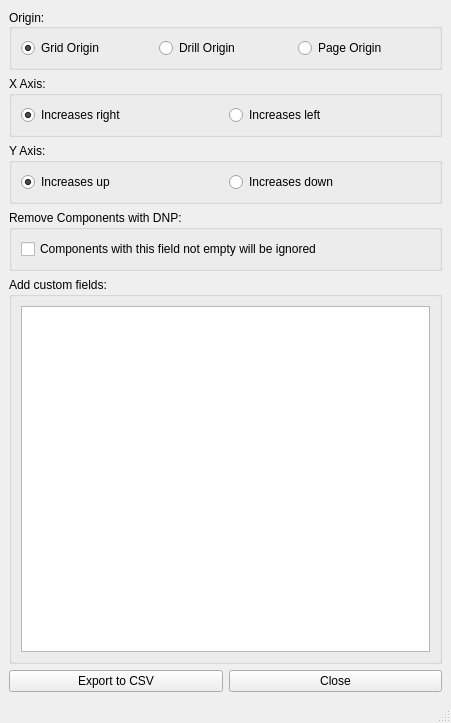
<?xml version="1.0" encoding="UTF-8"?>
<ui version="4.0">
 <class>MainWindow</class>
 <widget class="QMainWindow" name="MainWindow">
  <property name="geometry">
   <rect>
    <x>0</x>
    <y>0</y>
    <width>451</width>
    <height>723</height>
   </rect>
  </property>
  <property name="windowTitle">
   <string>Component Position</string>
  </property>
  <property name="windowIcon">
   <iconset>
    <normaloff>icon.png</normaloff>icon.png</iconset>
  </property>
  <widget class="QWidget" name="centralwidget">
   <layout class="QGridLayout" name="gridLayout_9">
    <item row="0" column="0">
     <layout class="QGridLayout" name="gridLayout_8">
      <property name="sizeConstraint">
       <enum>QLayout::SizeConstraint::SetMinimumSize</enum>
      </property>
      <item row="0" column="0">
       <widget class="QGroupBox" name="groupBoxOrigin">
        <property name="sizePolicy">
         <sizepolicy hsizetype="Preferred" vsizetype="Preferred">
          <horstretch>0</horstretch>
          <verstretch>0</verstretch>
         </sizepolicy>
        </property>
        <property name="title">
         <string>Origin:</string>
        </property>
        <property name="alignment">
         <set>Qt::AlignmentFlag::AlignLeading|Qt::AlignmentFlag::AlignLeft|Qt::AlignmentFlag::AlignVCenter</set>
        </property>
        <layout class="QGridLayout" name="gridLayout">
         <item row="0" column="1">
          <widget class="QRadioButton" name="radioDrillOrigin">
           <property name="text">
            <string>Drill Origin</string>
           </property>
          </widget>
         </item>
         <item row="0" column="0">
          <widget class="QRadioButton" name="radioGridOrigin">
           <property name="text">
            <string>Grid Origin</string>
           </property>
           <property name="checked">
            <bool>true</bool>
           </property>
          </widget>
         </item>
         <item row="0" column="2">
          <widget class="QRadioButton" name="radioPageOrigin">
           <property name="text">
            <string>Page Origin</string>
           </property>
          </widget>
         </item>
        </layout>
       </widget>
      </item>
      <item row="1" column="0">
       <widget class="QGroupBox" name="groupBoxXAxis">
        <property name="title">
         <string>X Axis:</string>
        </property>
        <layout class="QGridLayout" name="gridLayout_2">
         <item row="0" column="0">
          <widget class="QRadioButton" name="radioIncreasesRight">
           <property name="text">
            <string>Increases right</string>
           </property>
           <property name="checked">
            <bool>true</bool>
           </property>
          </widget>
         </item>
         <item row="0" column="1">
          <widget class="QRadioButton" name="radioIncreasesLeft">
           <property name="text">
            <string>Increases left</string>
           </property>
          </widget>
         </item>
        </layout>
       </widget>
      </item>
      <item row="2" column="0">
       <widget class="QGroupBox" name="groupBoxYAxis">
        <property name="title">
         <string>Y Axis:</string>
        </property>
        <layout class="QGridLayout" name="gridLayout_3">
         <item row="0" column="0">
          <widget class="QRadioButton" name="radioIncreasesUp">
           <property name="text">
            <string>Increases up</string>
           </property>
           <property name="checked">
            <bool>true</bool>
           </property>
          </widget>
         </item>
         <item row="0" column="1">
          <widget class="QRadioButton" name="radioIncreasesDown">
           <property name="text">
            <string>Increases down</string>
           </property>
          </widget>
         </item>
        </layout>
       </widget>
      </item>
      <item row="3" column="0">
       <widget class="QGroupBox" name="groupBoxDNP">
        <property name="title">
         <string>Remove Components with DNP:</string>
        </property>
        <layout class="QGridLayout" name="gridLayout_4">
         <item row="0" column="0">
          <widget class="QCheckBox" name="checkDNP">
           <property name="text">
            <string>Components with this field not empty will be ignored</string>
           </property>
          </widget>
         </item>
        </layout>
       </widget>
      </item>
      <item row="4" column="0">
       <widget class="QGroupBox" name="groupBoxCustom">
        <property name="title">
         <string>Add custom fields:</string>
        </property>
        <layout class="QGridLayout" name="gridLayout_5">
         <item row="0" column="0">
          <widget class="QTableView" name="tableView"/>
         </item>
        </layout>
       </widget>
      </item>
      <item row="5" column="0">
       <layout class="QGridLayout" name="gridLayout_6">
        <item row="0" column="0">
         <widget class="QPushButton" name="btnExport">
          <property name="text">
           <string>Export to CSV</string>
          </property>
         </widget>
        </item>
        <item row="0" column="1">
         <widget class="QPushButton" name="btnClose">
          <property name="text">
           <string>Close</string>
          </property>
         </widget>
        </item>
       </layout>
      </item>
     </layout>
    </item>
   </layout>
  </widget>
  <widget class="QMenuBar" name="menubar">
   <property name="geometry">
    <rect>
     <x>0</x>
     <y>0</y>
     <width>451</width>
     <height>23</height>
    </rect>
   </property>
  </widget>
  <widget class="QStatusBar" name="statusbar"/>
 </widget>
 <resources/>
 <connections/>
</ui>
